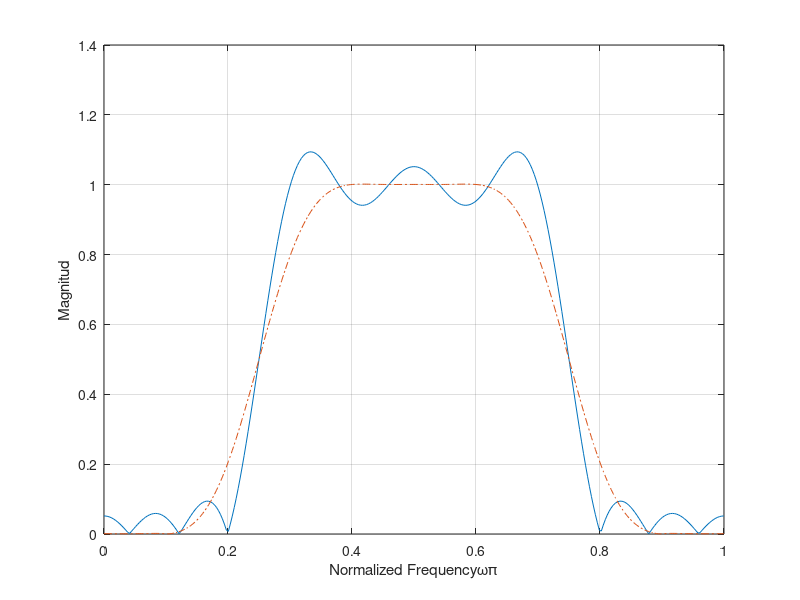

Reproduce this figure in MATLAB.
clear all
wc1=0.25*pi;wc2=0.75*pi;
N=25;
alpha=(N-1)/2
eps=0.001;
n=0:1:N-1;
hd=(sin(wc2*(n-alpha+eps))-sin(wc1*(n-alpha+eps)))./(pi*(n-alpha+eps));
wr=boxcar(N);
hn=hd.*wr';
w=0:0.01:pi;
h=freqz(hn,1,w);
plot(w/pi,abs(h));
hold on
wh=hamming(N);
hn=hd.*wh';
w=0:0.01:pi;
h=freqz(hn,1,w);
plot(w/pi,abs(h),'-.'); grid;
xlabel('Normalized Frequency\omega\pi');
ylabel('Magnitud'); hold off